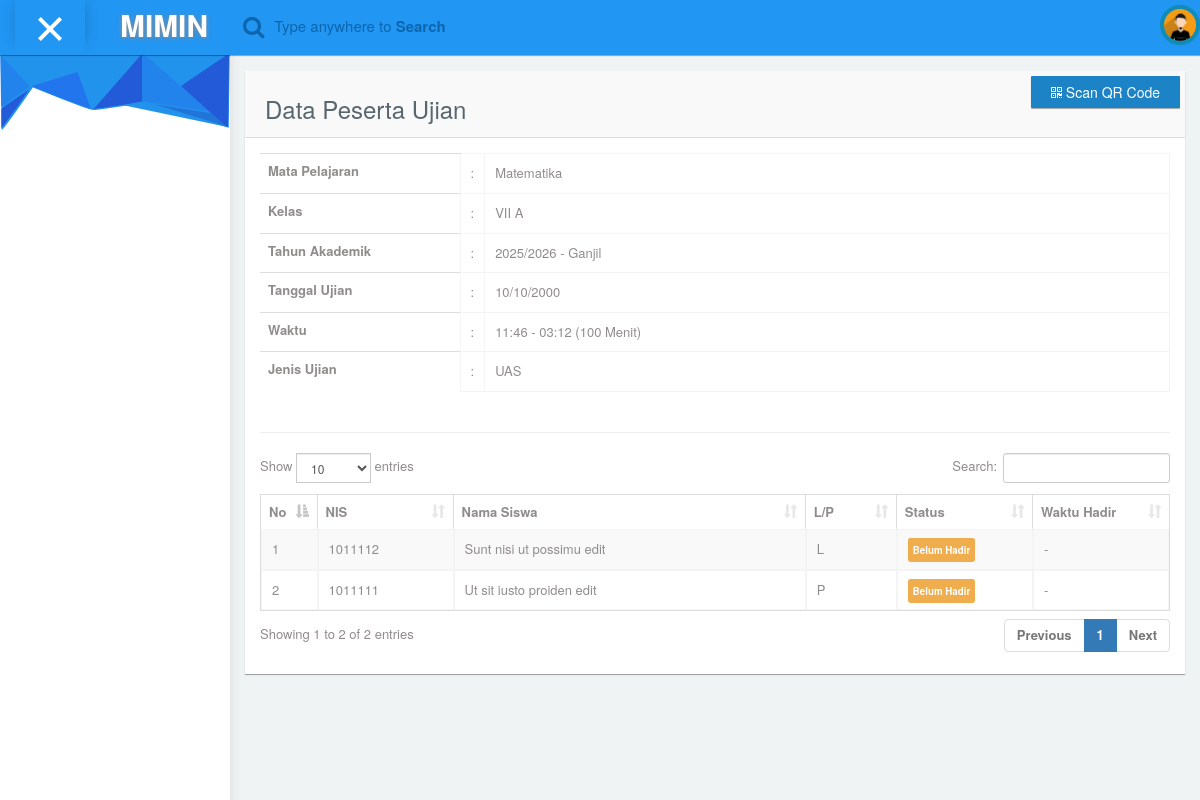
Before: /ujianonline/absensi/2 with the older database file.
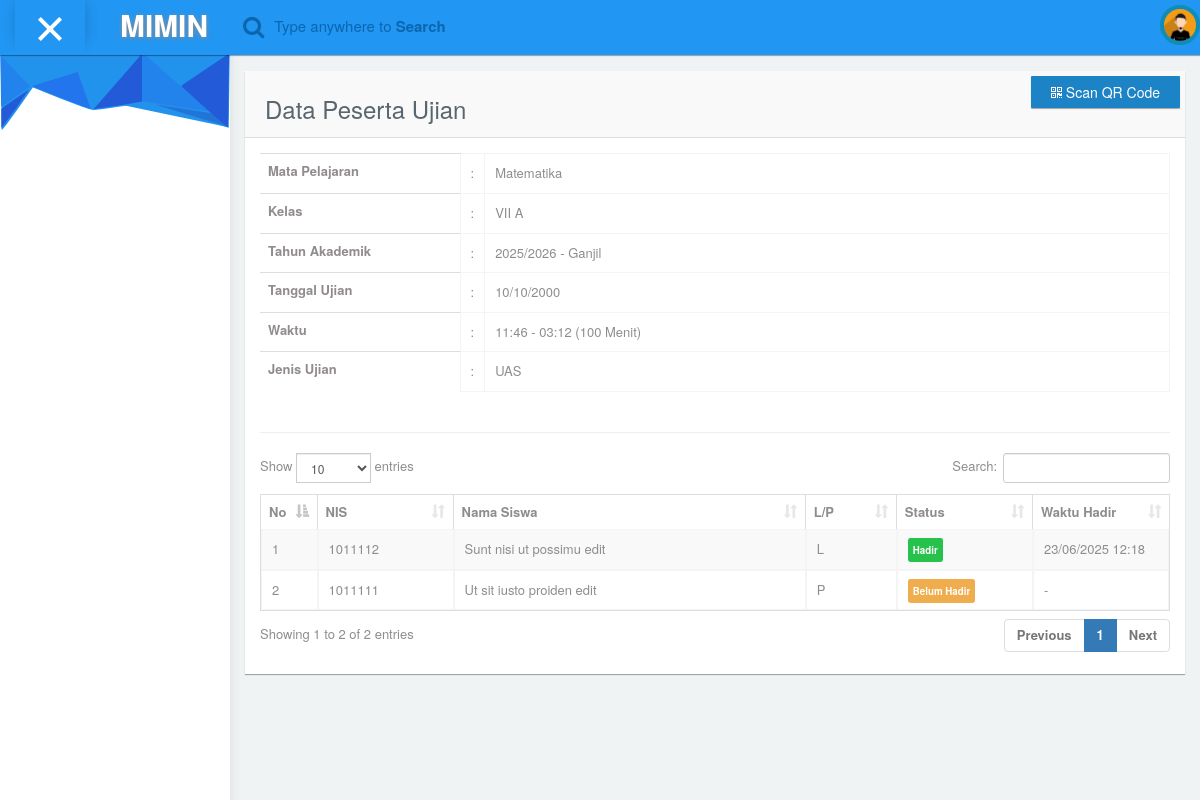
After: the same page with the newer database file.
### tables this page shows
CREATE TABLE IF NOT EXISTS `tb_siswa` (
  `id` int NOT NULL AUTO_INCREMENT,
  `nama` varchar(100) NOT NULL,
  `nis` varchar(30) NOT NULL,
  `tempat_lahir` varchar(100) NOT NULL,
  `tanggal_lahir` date NOT NULL,
  `jenis_kelamin` enum('L','P') NOT NULL,
  `alamat` text,
  `email` varchar(100) NOT NULL,
  `password` varchar(255) NOT NULL,
  `no_hp` varchar(20) DEFAULT NULL,
  `nama_ibu` varchar(100) DEFAULT NULL,
  `nama_ayah` varchar(100) DEFAULT NULL,
  `pekerjaan_ibu` varchar(100) DEFAULT NULL,
  `pekerjaan_ayah` varchar(100) DEFAULT NULL,
  `tahun_masuk` varchar(10) DEFAULT NULL,
  PRIMARY KEY (`id`),
  UNIQUE KEY `nis` (`nis`)
);

CREATE TABLE IF NOT EXISTS `tb_presensi_ujian` (
  `id` int NOT NULL AUTO_INCREMENT,
  `jadwal_ujian_id` int NOT NULL,
  `siswa_id` int NOT NULL,
  `waktu_hadir` datetime NOT NULL,
  PRIMARY KEY (`id`),
  KEY `jadwal_ujian_id` (`jadwal_ujian_id`),
  KEY `siswa_id` (`siswa_id`),
  CONSTRAINT `tb_presensi_ujian_ibfk_1` FOREIGN KEY (`jadwal_ujian_id`) REFERENCES `tb_jadwal_ujian` (`id`) ON DELETE CASCADE ON UPDATE CASCADE,
  CONSTRAINT `tb_presensi_ujian_ibfk_2` FOREIGN KEY (`siswa_id`) REFERENCES `tb_siswa` (`id`) ON DELETE CASCADE ON UPDATE CASCADE
);

### application/views/template_miminium/content.php (called while the page is built)
<?php
    $this->load->view($page);
?>

### application/views/template_miminium/wrapper.php (called while the page is built)
<?php
    include 'header.php';
    include 'sidebar.php';
    include 'navbar.php';
	include 'content.php';
	include 'footer.php';
?>

### application/controllers/Ujianonline.php (called while the page is built, shortened)
<?php
class Ujianonline extends CI_Controller {
    public $db;
    public function __construct() {
        $this->load->database();
        $this->load->helper('url');
    }
    public function absensi($jadwal_ujian_id) {
        $data = array(
            'page' => 'admin/ujianonline/absensi',
            'script' => 'admin/ujianonline/script',
            'link' => 'ujianonline'
        );
        $data['jadwal'] = $this->db->query("
            SELECT
                ju.*,
                mp.nama_matapelajaran,
                kr.id as kelasrombel_id,
                k.nama_kelas,
                ta.tahun,
                ta.semester
            FROM tb_jadwal_ujian ju
            JOIN tb_matapelajaran mp ON ju.matapelajaran_id = mp.id
            JOIN tb_kelasrombel kr ON ju.kelasrombel_id = kr.id
            JOIN tb_kelas k ON kr.kelas_id = k.id
            JOIN tb_tahunakademik ta ON kr.tahunakademik_id = ta.id
            WHERE ju.id = ?
        ", array($jadwal_ujian_id))->row();
        $data['siswa'] = $this->db->query("
            SELECT
                s.*,
                p.waktu_hadir
            FROM tb_siswa s
            JOIN tb_kelassiswa ks ON s.id = ks.siswa_id
            LEFT JOIN tb_presensi_ujian p ON p.siswa_id = s.id AND p.jadwal_ujian_id = ?
            WHERE ks.kelasrombel_id = ?
            ORDER BY s.nama ASC
        ", array($jadwal_ujian_id, $data['jadwal']->kelasrombel_id))->result();
        $this->load->view('template_miminium/wrapper', $data);
    }
}

### index.php (called while the page is built, shortened)
<?php
require_once BASEPATH.'core/CodeIgniter.php';

### application/views/admin/ujianonline/absensi.php (the view, shortened to what the changed rows need)
<div id="content">
    <div class="col-md-12 top-20 padding-0">
        <div class="col-md-12">
            <div class="panel">
                <div class="panel-body">
                    <div class="row">
                        <div class="col-md-12">
                            <table class="table">
                                <tr>
                                    <th width="200">Mata Pelajaran</th>
                                </tr>
                                <tr>
                                    <th>Kelas</th>
                                </tr>
                                <tr>
                                    <th>Tahun Akademik</th>
                                </tr>
                                <tr>
                                    <th>Tanggal Ujian</th>
                                </tr>
                                <tr>
                                    <th>Waktu</th>
                                </tr>
                                <tr>
                                    <th>Jenis Ujian</th>
                                </tr>
                            </table>
                        </div>
                    </div>
                    <div class="responsive-table">
                        <table id="datatables-example" class="table table-striped table-bordered" width="100%" cellspacing="0">
                            <thead>
                                <tr>
                                    <th width="5%">No</th>
                                    <th width="15%">NIS</th>
                                    <th>Nama Siswa</th>
                                    <th width="10%">L/P</th>
                                    <th width="15%">Status</th>
                                    <th width="15%">Waktu Hadir</th>
                                </tr>
                            </thead>
                            <tbody>
                                <?php
                                $no = 1;
                                foreach ($siswa as $row):
                                ?>
                                    <tr id="siswa-<?= $row->id ?>">
                                        <td><?= $no++ ?></td>
                                        <td><?= $row->nis ?></td>
                                        <td><?= $row->nama ?></td>
                                        <td><?= $row->jenis_kelamin ?></td>
                                        <td>
                                            <?php if ($row->waktu_hadir): ?>
                                                <span class="label label-success">Hadir</span>
                                            <?php else: ?>
                                                <span class="label label-warning">Belum Hadir</span>
                                            <?php endif; ?>
                                        </td>
                                        <td>
                                            <?php if ($row->waktu_hadir): ?>
                                                <?= date('d/m/Y H:i', strtotime($row->waktu_hadir)) ?>
                                            <?php else: ?>
                                                -
                                            <?php endif; ?>
                                        </td>
                                    </tr>
                                <?php endforeach; ?>
                            </tbody>
                        </table>
                    </div>
                </div>
            </div>
        </div>
    </div>
</div>

Changed rows visible on the page:
no longer on this page (row unchanged): tb_siswa: nis "1011112", nama "Sunt nisi ut possimu edit", jenis_kelamin "L", shows "Belum Hadir"
added tb_presensi_ujian: siswa.nis "1011112", siswa.nama "Sunt nisi ut possimu edit", siswa.jenis_kelamin "L", shows "Hadir", waktu_hadir "23/06/2025 12:18"
